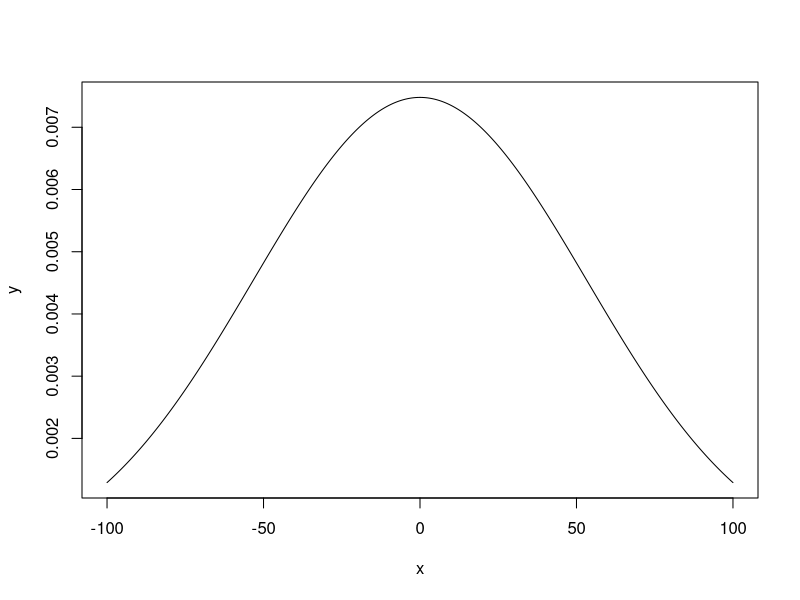

Reproduce this figure in R.
#Page no 145

sample <- 15
x1bar <- 92
x2bar <- 105
sd <- 20

diff.xbar <- x1bar - x2bar
diff.mean <- 0
den <- sqrt( (sd^2/sample) + (sd^2/sample) )

sdn <- function(diff.xbar, diff.mean, den) {
  z <- ( diff.xbar - diff.mean )/den
  return(z)
}

z <- sdn(diff.xbar, diff.mean, den)
z

x = seq (-100 ,100 , length =10000)
y = dnorm (x,diff.mean ,den^2)
plot (x,y,type = "l")
